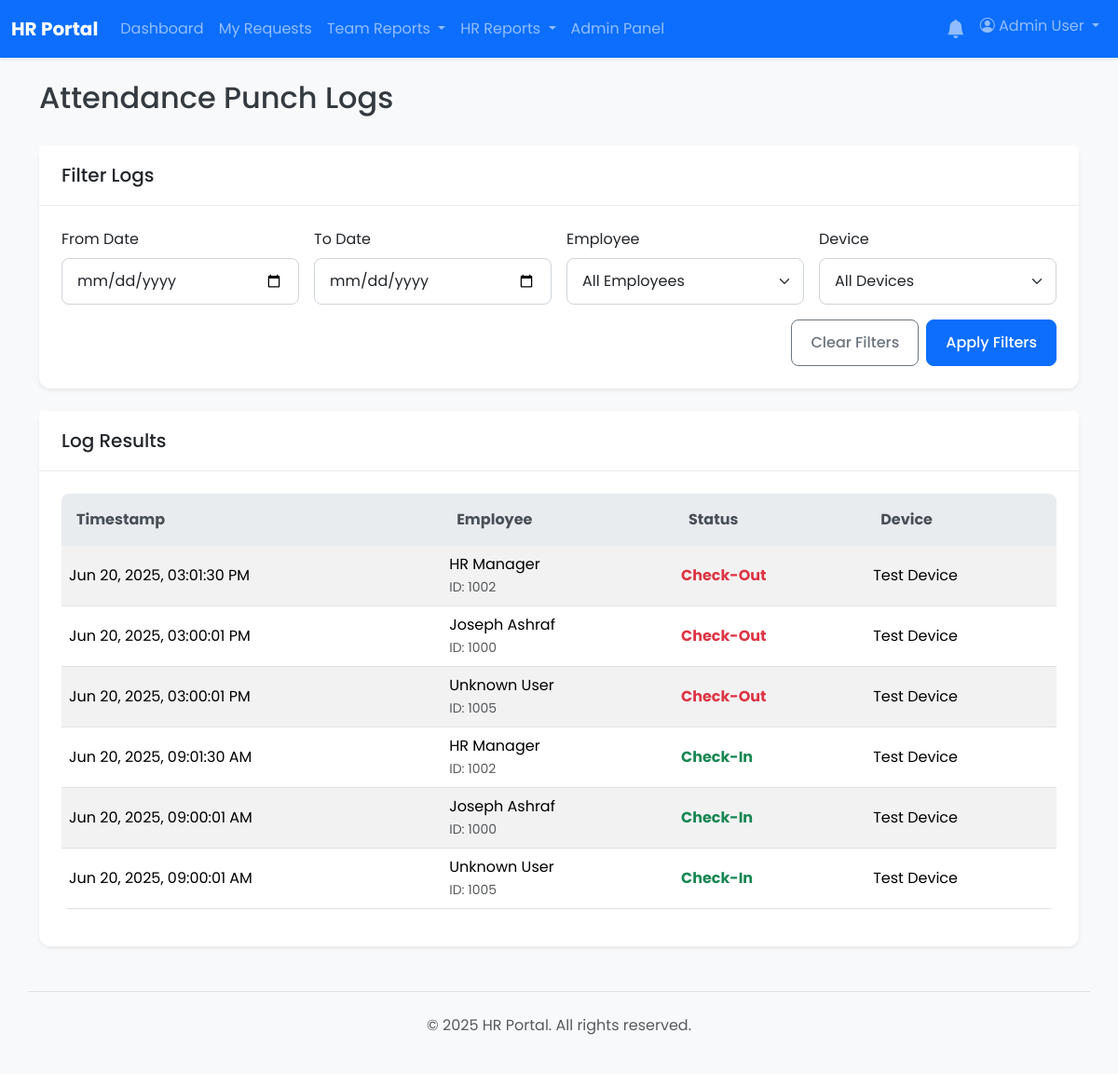
The page /admin/attendance_logs.php (signed in) on the database as committed earlier.
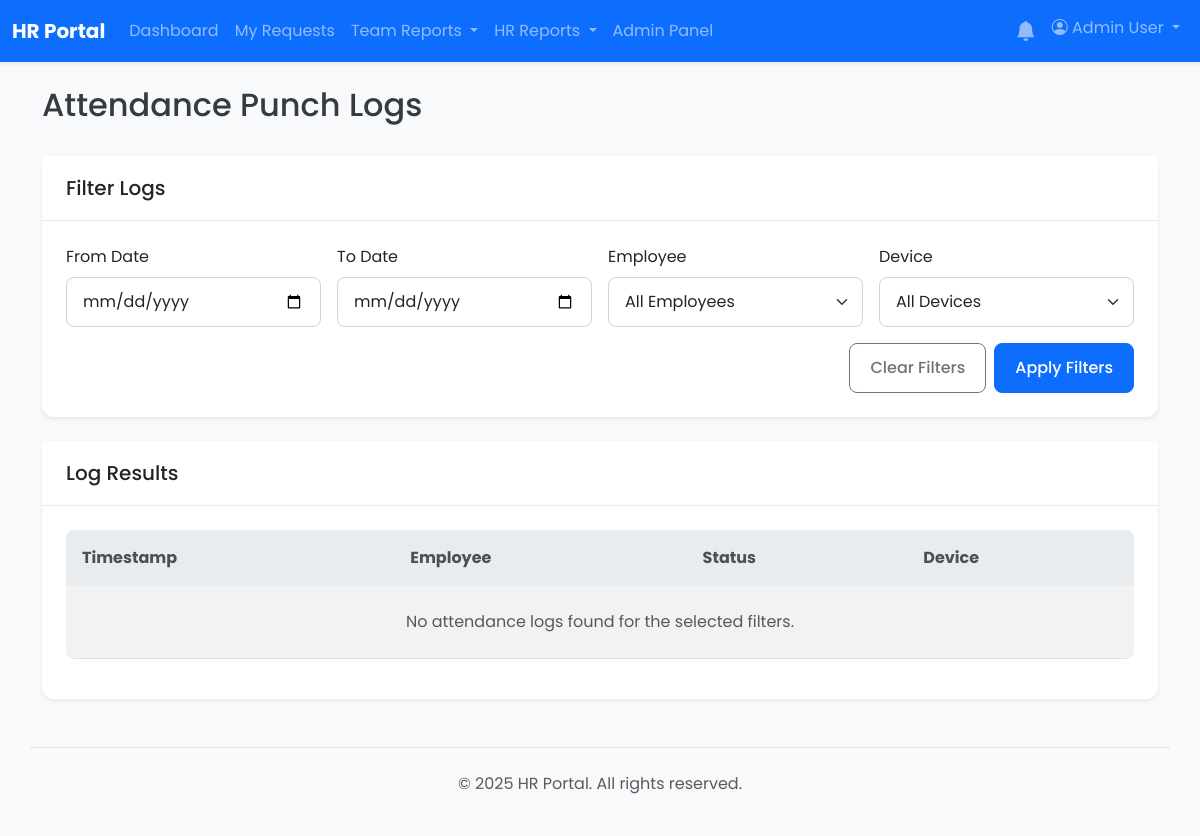
The same page on the database as committed later.
### tables this page shows
CREATE TABLE `attendance_logs` (
  `id` bigint(20) NOT NULL,
  `device_id` int(11) NOT NULL COMMENT 'Foreign key to the devices table',
  `employee_code` varchar(50) NOT NULL COMMENT 'The User ID from the machine',
  `punch_time` datetime NOT NULL COMMENT 'The exact date and time of the punch',
  `punch_state` int(11) NOT NULL COMMENT 'Standardized code: 0=Check-In, 1=Check-Out, 2=Break-Out, 3=Break-In etc.',
  `work_code` varchar(50) DEFAULT NULL COMMENT 'Optional work code, if supported by the device',
  `is_processed` tinyint(1) DEFAULT 0 COMMENT 'Flag to show if this log has been processed into a final timesheet',
  `created_at` timestamp NOT NULL DEFAULT current_timestamp()
);

CREATE TABLE `users` (
  `id` int(11) NOT NULL,
  `employee_code` varchar(50) DEFAULT NULL,
  `full_name` varchar(255) NOT NULL,
  `email` varchar(255) NOT NULL,
  `password` varchar(255) NOT NULL,
  `role` enum('user','manager','hr','hr_manager','admin') NOT NULL DEFAULT 'user',
  `department_id` int(11) DEFAULT NULL,
  `direct_manager_id` int(11) DEFAULT NULL,
  `must_change_password` tinyint(1) NOT NULL DEFAULT 0
);

CREATE TABLE `devices` (
  `id` int(11) NOT NULL,
  `name` varchar(255) NOT NULL COMMENT 'A user-friendly name, e.g., "Main Entrance"',
  `ip_address` varchar(45) NOT NULL COMMENT 'Local IP for PULL mode, public IP for reference in PUSH mode',
  `port` int(11) NOT NULL DEFAULT 4370,
  `device_brand` varchar(50) NOT NULL COMMENT 'The driver to use, e.g., fingertec, zkteco',
  `serial_number` varchar(100) DEFAULT NULL,
  `communication_key` varchar(255) DEFAULT '0' COMMENT 'Device password, if any',
  `is_active` tinyint(1) DEFAULT 1 COMMENT 'Toggle whether the sync script should poll this device',
  `last_sync_timestamp` datetime DEFAULT NULL COMMENT 'Tracks the last successful communication for PULL mode',
  `created_at` timestamp NOT NULL DEFAULT current_timestamp(),
  `updated_at` timestamp NOT NULL DEFAULT current_timestamp() ON UPDATE current_timestamp()
);

### admin/attendance_logs.php (the view, shortened to what this page needs)
<?php
require_once __DIR__ . '/../app/bootstrap.php';
include __DIR__ . '/../app/templates/header.php';
$start_date = $_GET['start_date'] ?? '';
$end_date = $_GET['end_date'] ?? '';
$where_sql = '';
$page = isset($_GET['page']) && is_numeric($_GET['page']) ? (int)$_GET['page'] : 1;
$records_per_page = 25;
$offset = ($page - 1) * $records_per_page;
$sql = "
    SELECT al.punch_time, al.punch_state, u.full_name, al.employee_code, d.name as device_name
    FROM attendance_logs al
    LEFT JOIN users u ON al.employee_code = u.employee_code
    LEFT JOIN devices d ON al.device_id = d.id
    $where_sql
    ORDER BY al.punch_time DESC
    LIMIT :limit OFFSET :offset
";
$stmt = $pdo->prepare($sql);
$stmt->bindValue(':limit', $records_per_page, PDO::PARAM_INT);
$stmt->bindValue(':offset', $offset, PDO::PARAM_INT);
$stmt->execute();
$logs = $stmt->fetchAll(PDO::FETCH_ASSOC);
function getPunchStateText($state) {
    $states = [
        0 => ['text' => 'Check-In', 'class' => 'text-success'],
        1 => ['text' => 'Check-Out', 'class' => 'text-danger'],
        2 => ['text' => 'Break-Out', 'class' => 'text-warning'],
        3 => ['text' => 'Break-In', 'class' => 'text-info'],
        4 => ['text' => 'Overtime-In', 'class' => 'text-primary'],
        5 => ['text' => 'Overtime-Out', 'class' => 'text-secondary'],
    ];
    return $states[$state] ?? ['text' => 'Unknown (' . $state . ')', 'class' => 'text-muted'];
}
?>
<div class="d-flex justify-content-between align-items-center mb-4">
    <h1 class="h2">Attendance Punch Logs</h1>
</div>
<div class="card shadow-sm mb-4">
    <div class="card-header"><h2 class="h5 mb-0">Filter Logs</h2></div>
    <div class="card-body">
        <form action="attendance_logs.php" method="GET" class="row g-3">
            <div class="col-md-3">
                <label for="start_date" class="form-label">From Date</label>
                <input type="date" class="form-control" id="start_date" name="start_date" value="<?= htmlspecialchars($start_date) ?>">
            </div>
            <div class="col-md-3">
                <label for="end_date" class="form-label">To Date</label>
                <input type="date" class="form-control" id="end_date" name="end_date" value="<?= htmlspecialchars($end_date) ?>">
            </div>
            <div class="col-md-3">
                <label for="user_id" class="form-label">Employee</label>
                <select class="form-select" id="user_id" name="user_id">
                    <option value="">All Employees</option>
                </select>
            </div>
            <div class="col-md-3">
                <label for="device_id" class="form-label">Device</label>
                <select class="form-select" id="device_id" name="device_id">
                    <option value="">All Devices</option>
                </select>
            </div>
            <div class="col-12 d-flex justify-content-end">
                <a href="attendance_logs.php" class="btn btn-outline-secondary me-2">Clear Filters</a>
                <button type="submit" class="btn btn-primary">Apply Filters</button>
            </div>
        </form>
    </div>
</div>
<div class="card shadow-sm">
    <div class="card-header"><h2 class="h5 mb-0">Log Results</h2></div>
    <div class="card-body">
        <div class="table-responsive">
            <table class="table table-striped table-hover align-middle">
                <thead class="table-light">
                    <tr><th>Timestamp</th><th>Employee</th><th>Status</th><th>Device</th></tr>
                </thead>
                <tbody>
                    <?php if (empty($logs)): ?>
                        <tr><td colspan="4" class="text-center text-muted p-4">No attendance logs found for the selected filters.</td></tr>
                    <?php else: ?>
                        <?php foreach ($logs as $log): ?>
                            <tr>
                                <td><?= htmlspecialchars(date('M d, Y, h:i:s A', strtotime($log['punch_time']))) ?></td>
                                <td>
                                    <?= htmlspecialchars($log['full_name'] ?? 'Unknown User') ?><br>
                                    <small class="text-muted">ID: <?= htmlspecialchars($log['employee_code']) ?></small>
                                </td>
                                <td>
                                    <?php $stateInfo = getPunchStateText($log['punch_state']); ?>
                                    <strong class="<?= $stateInfo['class'] ?>"><?= $stateInfo['text'] ?></strong>
                                </td>
                                <td><?= htmlspecialchars($log['device_name'] ?? 'N/A') ?></td>
                            </tr>
                        <?php endforeach; ?>
                    <?php endif; ?>
                </tbody>
            </table>
        </div>
    </div>
</div>
<?php
include __DIR__ . '/../app/templates/footer.php';
?>

### app/templates/header.php (shortened to what this page needs)
<!DOCTYPE html>
<html lang="en">
<head>
    <link href="https://cdn.jsdelivr.net/npm/bootstrap@5.3.2/dist/css/bootstrap.min.css" rel="stylesheet">
    <link rel="stylesheet" href="/css/style.css">
    <link rel="stylesheet" href="/css/dashboard-improvements.css">
    <link rel="stylesheet" href="https://cdn.jsdelivr.net/npm/bootstrap-icons@1.11.3/font/bootstrap-icons.min.css">
</head>
<body class="bg-light" data-user-role="<?= htmlspecialchars($_SESSION['role'] ?? 'user') ?>">
<nav class="navbar navbar-expand-lg navbar-dark bg-primary shadow-sm">
    <div class="container-fluid">
        <a class="navbar-brand fw-bold" href="/"><?php echo htmlspecialchars(SITE_NAME); ?></a>
        <div class="collapse navbar-collapse" id="main-nav">
            <ul class="navbar-nav me-auto mb-2 mb-lg-0">
                <?php if (isset($_SESSION['user_id'])): ?>
                    <li class="nav-item"><a class="nav-link" href="/index.php">Dashboard</a></li>
                    <li class="nav-item"><a class="nav-link" href="/requests/index.php">My Requests</a></li>
                    <?php if (in_array($_SESSION['role'], ['manager', 'admin', 'hr_manager'])): ?>
                        <li class="nav-item dropdown">
                          <a class="nav-link dropdown-toggle" href="#" id="manager-reports-dropdown" role="button" data-bs-toggle="dropdown" aria-expanded="false">
                            Team Reports
                          </a>
                        </li>
                    <?php endif; ?>
                    <?php if (in_array($_SESSION['role'], ['hr', 'hr_manager', 'admin'])): ?>
                         <li class="nav-item dropdown">
                          <a class="nav-link dropdown-toggle" href="#" id="hr-reports-dropdown" role="button" data-bs-toggle="dropdown" aria-expanded="false">
                            HR Reports
                          </a>
                        </li>
                    <?php endif; ?>
                    <?php if (in_array($_SESSION['role'], ['hr_manager', 'admin'])): ?>
                        <li class="nav-item"><a class="nav-link" href="/admin/index.php">Admin Panel</a></li>
                    <?php endif; ?>
                <?php endif; ?>
            </ul>
            <ul class="navbar-nav ms-auto">
                <?php if (isset($_SESSION['user_id'])): ?>
                    <li class="nav-item dropdown">
                        <a class="nav-link" href="#" id="notification-bell" role="button" data-bs-toggle="dropdown" aria-expanded="false">
                            <i class="bi bi-bell-fill position-relative fs-5">
                            </i>
                        </a>
                    </li>
                    <li class="nav-item dropdown">
                        <a class="nav-link dropdown-toggle" href="#" role="button" data-bs-toggle="dropdown" aria-expanded="false">
                            <i class="bi bi-person-circle"></i> <?php echo htmlspecialchars($_SESSION['full_name']); ?>
                        </a>
                    </li>
                <?php else: ?>
                    <li class="nav-item"><a class="nav-link" href="/login.php">Login</a></li>
                <?php endif; ?>
            </ul>
        </div>
    </div>
</nav>
<main class="container mt-4">

### app/templates/footer.php (shortened to what this page needs)
</main>
<footer class="container mt-5 py-4 border-top">
    <div class="text-center text-muted">
        <p>&copy; <?php echo date('Y'); ?> <?php echo htmlspecialchars(SITE_NAME); ?>. All rights reserved.</p>
    </div>
</footer>
</body>
</html>

### css/style.css (style rules this page uses)
* { box-sizing: border-box; }
html, body { height: 100%; margin: 0; padding: 0; }
body { font-family: 'Poppins', sans-serif; background-color: #f0f2f5; color: #343a40; }
a { color: #007bff; text-decoration: none; transition: color 0.2s ease-in-out; }
.card { border: none; border-radius: 0.75rem; box-shadow: 0 4px 12px rgba(0, 0, 0, 0.08); }
.card-header { background-color: #ffffff; border-bottom: 1px solid rgba(0, 0, 0, 0.08); font-weight: 600; padding: 1.25rem 1.5rem; border-top-left-radius: 0.75rem; border-top-right-radius: 0.75rem; }
.card-body { padding: 1.5rem; }
.form-control, .form-select { border-radius: 0.5rem; border: 1px solid #ced4da; padding: 0.75rem 1rem; }
.btn { border-radius: 0.5rem; font-weight: 500; padding: 0.75rem 1.25rem; }
.table { border-radius: 0.5rem; overflow: hidden; }
.table thead th { background-color: #e9ecef; color: #495057; border-bottom: none; padding: 1rem; }
.table-striped tbody tr:nth-of-type(odd) { background-color: #f8f9fa; }
.mb-4 { margin-bottom: 1.5rem !important; }
.mt-4 { margin-top: 1.5rem !important; }
.py-4 { padding-top: 1.5rem !important; padding-bottom: 1.5rem !important; }

Rows that differ between the two databases and show on the page:
removed attendance_logs: punch_time "Jun 20, 2025, 03:01:30 PM", users.full_name "HR Manager", employee_code "1002", punch_state "Check-Out", device.name "Test Device"
removed attendance_logs: punch_time "Jun 20, 2025, 03:00:01 PM", users.full_name "Joseph Ashraf", employee_code "1000", punch_state "Check-Out", device.name "Test Device"
removed attendance_logs: punch_time "Jun 20, 2025, 03:00:01 PM", full_name "Unknown User", employee_code "1005", punch_state "Check-Out", device.name "Test Device"
removed attendance_logs: punch_time "Jun 20, 2025, 09:01:30 AM", users.full_name "HR Manager", employee_code "1002", punch_state "Check-In", device.name "Test Device"
removed attendance_logs: punch_time "Jun 20, 2025, 09:00:01 AM", users.full_name "Joseph Ashraf", employee_code "1000", punch_state "Check-In", device.name "Test Device"
removed attendance_logs: punch_time "Jun 20, 2025, 09:00:01 AM", full_name "Unknown User", employee_code "1005", punch_state "Check-In", device.name "Test Device"
Other text that changed with them:
text now shown: "No attendance logs found for the selected filters."
